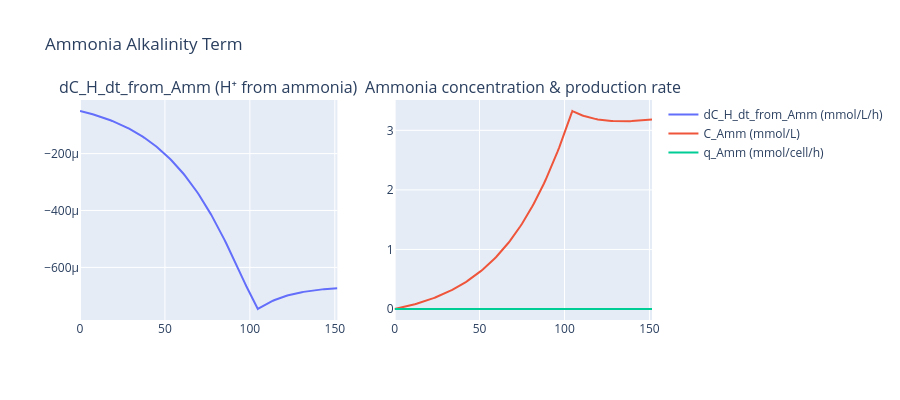

The code cell stored with this chart in its notebook:
### Markdown cell above
## Test 4: Ammonia Alkalinity Effect

Compare base demand (D_base) with and without the ammonia term. Since ammonia is basic (consumes H⁺),
the ammonia term should *reduce* base demand slightly compared to a simulation where it's ignored.

We can't easily disable the ammonia term at runtime, but we can verify that `dC_H_dt_from_Amm` is
negative (H⁺ consumption) when ammonia is being produced.

### Code cell
dC_H_Amm = batch_buf.dC_H_dt_from_Amm_list
q_Amm = batch_buf.q_Amm_list
C_Amm = batch_buf.y_points[4, :]

fig = make_subplots(rows=1, cols=2, subplot_titles=('dC_H_dt_from_Amm (H⁺ from ammonia)', 'Ammonia concentration & production rate'))
fig.add_trace(go.Scatter(x=t, y=dC_H_Amm, name='dC_H_dt_from_Amm (mmol/L/h)'), row=1, col=1)
fig.add_trace(go.Scatter(x=t, y=C_Amm, name='C_Amm (mmol/L)'), row=1, col=2)
fig.add_trace(go.Scatter(x=t, y=q_Amm, name='q_Amm (mmol/cell/h)', yaxis='y2'), row=1, col=2)
fig.update_layout(title='Ammonia Alkalinity Term', height=400)
fig.show()

# Verify: when q_Amm > 0 (ammonia produced), dC_H_dt_from_Amm should be <= 0 (H+ consumed)
producing = q_Amm > 1e-15
if np.any(producing):
    dC_H_Amm_during_production = dC_H_Amm[producing]
    print(f'dC_H_dt_from_Amm during ammonia production: min={dC_H_Amm_during_production.min():.6e}, max={dC_H_Amm_during_production.max():.6e}')
    assert np.all(dC_H_Amm_during_production <= 1e-12), 'Ammonia term should be non-positive (H+ consumed) when ammonia is produced'
    print('✓ Ammonia alkalinity term is correctly negative (H⁺ consumed) during ammonia production.')
else:
    print('No ammonia production detected in this run; skipping sign check.')

### Figure 1 — Plotly figure (JSON) as saved in the notebook; plotly's stock layout.template omitted (floating-point values rounded to 4 significant figures; data arrays with more than 128 entries replaced by an {"elided": "..."} marker saying what was removed)
{"data": [{"name": "dC_H_dt_from_Amm (mmol/L/h)", "type": "scatter", "x": {"elided": "178 float values"}, "xaxis": "x", "y": {"elided": "178 float values"}, "yaxis": "y"}, {"name": "C_Amm (mmol/L)", "type": "scatter", "x": {"elided": "178 float values"}, "xaxis": "x2", "y": {"elided": "178 float values"}, "yaxis": "y2"}, {"name": "q_Amm (mmol/cell/h)", "type": "scatter", "x": {"elided": "178 float values"}, "xaxis": "x2", "y": {"elided": "178 float values"}, "yaxis": "y2"}], "layout": {"annotations": [{"font": {"size": 16}, "showarrow": false, "text": "dC_H_dt_from_Amm (H⁺ from ammonia)", "x": 0.225, "xanchor": "center", "xref": "paper", "y": 1, "yanchor": "bottom", "yref": "paper"}, {"font": {"size": 16}, "showarrow": false, "text": "Ammonia concentration & production rate", "x": 0.775, "xanchor": "center", "xref": "paper", "y": 1, "yanchor": "bottom", "yref": "paper"}], "height": 400, "title": {"text": "Ammonia Alkalinity Term"}, "xaxis": {"anchor": "y", "domain": [0, 0.45]}, "xaxis2": {"anchor": "y2", "domain": [0.55, 1]}, "yaxis": {"anchor": "x", "domain": [0, 1]}, "yaxis2": {"anchor": "x2", "domain": [0, 1]}}}
